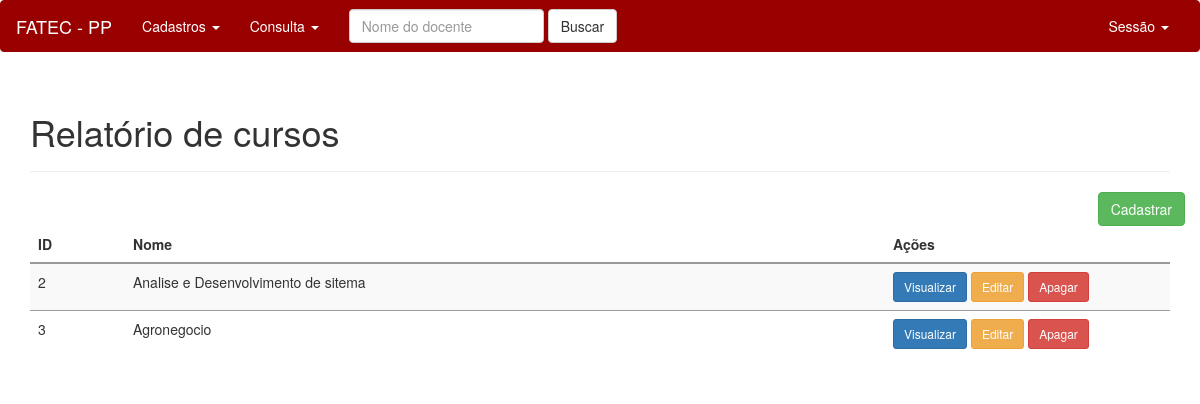
The page /pag_administrativa/administrativo.php?link=crud/report_cursos.php (signed in) on the database its author committed.
### tables this page shows
CREATE TABLE IF NOT EXISTS `cursos` (
  `id` int(11) NOT NULL AUTO_INCREMENT,
  `nome` varchar(250) NOT NULL,
  `duracao` int(11) NOT NULL,
  PRIMARY KEY (`id`)
);

### controlador/Contr_Curso.php (called while the page is built, shortened)
<?php
include_once('../classe/Curso.php');
include_once('../classe/Curso.php');
include_once('../DAO/CursoDAO.php');
class Contr_Curso {
    private $cursoDAO;
    private $lista;
    function __construct() {
       $this->cursoDAO = new CursoDAO();
    }
    public function getLista(){
        return $this->lista;
    }
    function Consultaall(){
        $this->lista = $this->cursoDAO->cursoConsulta();
    }
}

### DAO/CursoDAO.php (called while the page is built, shortened)
<?php
class CursoDAO {
    function cursoConsulta(){
        $conn = Conexao::getconexao();
        $lista = array();
        $i=0;
        try {
            $sql  = "select * from cursos";
            $stmt = $conn->prepare($sql);
            $stmt->execute();
            $query = $stmt->fetchAll(PDO::FETCH_ASSOC);
            if($query){
                foreach ($query as $linha ){
                    $curso = new Curso();
                    $curso->setId($linha['id']);
                    $curso->setNome($linha['nome']);
                    $curso->setTempo($linha['duracao']);
                    $lista[$i++] = $curso;
                }
                return $lista;
            }else{
                return null;
            }
        } catch( Exception $e ){
             echo $e->getMessage();
             $conn->rollBack();
             return false;
         }
    }
}

### classe/Curso.php (called while the page is built, shortened)
<?php
class Curso {
    private $id;
    private $nome;
    function getId() {
        return $this->id;
    }
    function getNome() {
        return $this->nome;
    }
    function setId($id) {
        $this->id = $id;
    }
    function setNome($nome) {
        $this->nome = $nome;
    }
}

### pag_administrativa/crud/report_cursos.php (the view, shortened to what this page needs)
<?php
   include_once("../controlador/Contr_Curso.php");
   $contoladorCurso = new Contr_Curso();
   $contoladorCurso->Consultaall();
?>
    <div class="container theme-showcase" role="main">
      <div class="page-header">
        <h1>Relat&oacute;rio de cursos</h1>
      </div>
	  <div class="row">
		<div class="pull-right">
			<a href="administrativo.php?link=crud/cad_cursos.php" class="btn btn-success">Cadastrar</a>
		</div>
		</div>
      <div class="row">
        <div class="col-md-12">
          <table class="table table-striped">
            <thead>
                <tr>
                    <th class="col-md-1">ID</th>
                    <th class="">Nome</th>
                    <th class="col-md-3">Ações</th>
                </tr>
            </thead>
            <tbody>
            <?php
                if($contoladorCurso->getlista() != null){
                    foreach ($contoladorCurso->getlista() as $curso){
            ?>
                <tr class="">
                    <td class=""><?php echo $curso->getId(); ?></td>
                    <td class=""><?php echo $curso->getNome(); ?> </td>
                    <td class="">
                        <form method="POST" class="view-box-fom" action="administrativo.php?link=crud/view_cursos.php">
                            <button type='submit' value="<?php echo $curso->getId(); ?>" name="vizualizar" class='btn btn-sm btn-primary'>Visualizar</button>
                        </form>
                        <form method="POST" class="view-box-fom"  action="administrativo.php?link=crud/edit_cursos.php">
                            <button type='submit' name="id" value="<?php echo $curso->getId(); ?>" class='btn btn-sm btn-warning'>Editar</button>
                        </form>
                        <form method="POST" class="view-box-fom"  action="administrativo.php?link=crud/report_cursos.php">
                            <button type='submit' name="excluir" value="<?php echo $curso->getId(); ?>" class='btn btn-sm btn-danger'>Apagar</button>
                        </form>
                    </td>
                </tr>
                <?php
                }}
                ?>
            </tbody>
          </table>
        </div>
		</div>
    </div>

### css/style.css (style rules this page uses)
.table > thead > tr > th, .table > tbody > tr > th, .table > tfoot > tr > th, .table > thead > tr > td, .table > tbody > tr > td, .table > tfoot > tr > td { padding: 8px; line-height: 1.42857143; vertical-align: top; border-top: 1px solid #999999; }
.table > thead > tr > th { vertical-align: bottom; border-bottom: 2px solid #999999; }

### css/igor.css (style rules this page uses)
.view-box-fom { display: inline; }

### rows shown on the page
cursos: id "2", nome "Analise e Desenvolvimento de sitema"
cursos: id "3", nome "Agronegocio"
